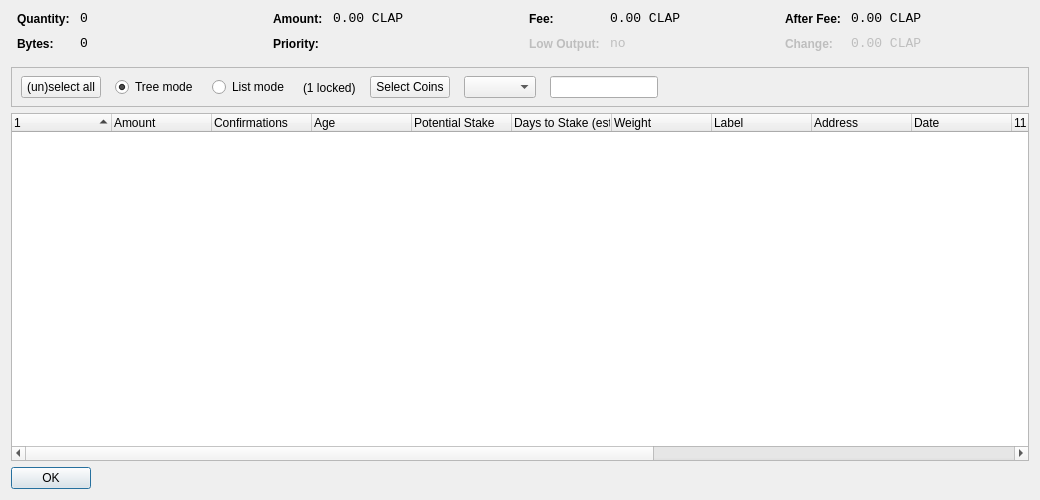
<?xml version="1.0" encoding="UTF-8"?>
<ui version="4.0">
 <class>CoinControlDialog</class>
 <widget class="QDialog" name="CoinControlDialog">
  <property name="geometry">
   <rect>
    <x>0</x>
    <y>0</y>
    <width>1040</width>
    <height>500</height>
   </rect>
  </property>
  <property name="windowTitle">
   <string>Coin Control</string>
  </property>
  <layout class="QVBoxLayout" name="verticalLayout">
   <item>
    <layout class="QHBoxLayout" name="horizontalLayoutTop" stretch="0,0,0,0">
     <property name="topMargin">
      <number>0</number>
     </property>
     <property name="bottomMargin">
      <number>10</number>
     </property>
     <item>
      <layout class="QFormLayout" name="formLayoutCoinControl1">
       <property name="horizontalSpacing">
        <number>10</number>
       </property>
       <property name="verticalSpacing">
        <number>10</number>
       </property>
       <property name="leftMargin">
        <number>6</number>
       </property>
       <property name="rightMargin">
        <number>6</number>
       </property>
       <item row="0" column="0">
        <widget class="QLabel" name="labelCoinControlQuantityText">
         <property name="styleSheet">
          <string notr="true">font-weight:bold;</string>
         </property>
         <property name="text">
          <string>Quantity:</string>
         </property>
        </widget>
       </item>
       <item row="0" column="1">
        <widget class="QLabel" name="labelCoinControlQuantity">
         <property name="font">
          <font>
           <family>Monospace</family>
           <pointsize>10</pointsize>
          </font>
         </property>
         <property name="cursor">
          <cursorShape>IBeamCursor</cursorShape>
         </property>
         <property name="contextMenuPolicy">
          <enum>Qt::ActionsContextMenu</enum>
         </property>
         <property name="text">
          <string notr="true">0</string>
         </property>
         <property name="textInteractionFlags">
          <set>Qt::LinksAccessibleByMouse|Qt::TextSelectableByKeyboard|Qt::TextSelectableByMouse</set>
         </property>
        </widget>
       </item>
       <item row="1" column="0">
        <widget class="QLabel" name="labelCoinControlBytesText">
         <property name="styleSheet">
          <string notr="true">font-weight:bold;</string>
         </property>
         <property name="text">
          <string>Bytes:</string>
         </property>
        </widget>
       </item>
       <item row="1" column="1">
        <widget class="QLabel" name="labelCoinControlBytes">
         <property name="font">
          <font>
           <family>Monospace</family>
           <pointsize>10</pointsize>
          </font>
         </property>
         <property name="cursor">
          <cursorShape>IBeamCursor</cursorShape>
         </property>
         <property name="contextMenuPolicy">
          <enum>Qt::ActionsContextMenu</enum>
         </property>
         <property name="text">
          <string notr="true">0</string>
         </property>
         <property name="textInteractionFlags">
          <set>Qt::LinksAccessibleByMouse|Qt::TextSelectableByKeyboard|Qt::TextSelectableByMouse</set>
         </property>
        </widget>
       </item>
      </layout>
     </item>
     <item>
      <layout class="QFormLayout" name="formLayoutCoinControl2">
       <property name="horizontalSpacing">
        <number>10</number>
       </property>
       <property name="verticalSpacing">
        <number>10</number>
       </property>
       <property name="leftMargin">
        <number>6</number>
       </property>
       <property name="rightMargin">
        <number>6</number>
       </property>
       <item row="0" column="0">
        <widget class="QLabel" name="labelCoinControlAmountText">
         <property name="styleSheet">
          <string notr="true">font-weight:bold;</string>
         </property>
         <property name="text">
          <string>Amount:</string>
         </property>
        </widget>
       </item>
       <item row="0" column="1">
        <widget class="QLabel" name="labelCoinControlAmount">
         <property name="font">
          <font>
           <family>Monospace</family>
           <pointsize>10</pointsize>
          </font>
         </property>
         <property name="cursor">
          <cursorShape>IBeamCursor</cursorShape>
         </property>
         <property name="contextMenuPolicy">
          <enum>Qt::ActionsContextMenu</enum>
         </property>
         <property name="text">
          <string notr="true">0.00 CLAP</string>
         </property>
         <property name="textInteractionFlags">
          <set>Qt::LinksAccessibleByMouse|Qt::TextSelectableByKeyboard|Qt::TextSelectableByMouse</set>
         </property>
        </widget>
       </item>
       <item row="1" column="0">
        <widget class="QLabel" name="labelCoinControlPriorityText">
         <property name="styleSheet">
          <string notr="true">font-weight:bold;</string>
         </property>
         <property name="text">
          <string>Priority:</string>
         </property>
        </widget>
       </item>
       <item row="1" column="1">
        <widget class="QLabel" name="labelCoinControlPriority">
         <property name="font">
          <font>
           <family>Monospace</family>
           <pointsize>10</pointsize>
          </font>
         </property>
         <property name="cursor">
          <cursorShape>IBeamCursor</cursorShape>
         </property>
         <property name="contextMenuPolicy">
          <enum>Qt::ActionsContextMenu</enum>
         </property>
         <property name="text">
          <string/>
         </property>
         <property name="textInteractionFlags">
          <set>Qt::LinksAccessibleByMouse|Qt::TextSelectableByKeyboard|Qt::TextSelectableByMouse</set>
         </property>
        </widget>
       </item>
      </layout>
     </item>
     <item>
      <layout class="QFormLayout" name="formLayoutCoinControl3">
       <property name="horizontalSpacing">
        <number>10</number>
       </property>
       <property name="verticalSpacing">
        <number>10</number>
       </property>
       <property name="leftMargin">
        <number>6</number>
       </property>
       <property name="rightMargin">
        <number>6</number>
       </property>
       <item row="0" column="0">
        <widget class="QLabel" name="labelCoinControlFeeText">
         <property name="styleSheet">
          <string notr="true">font-weight:bold;</string>
         </property>
         <property name="text">
          <string>Fee:</string>
         </property>
        </widget>
       </item>
       <item row="0" column="1">
        <widget class="QLabel" name="labelCoinControlFee">
         <property name="font">
          <font>
           <family>Monospace</family>
           <pointsize>10</pointsize>
          </font>
         </property>
         <property name="cursor">
          <cursorShape>IBeamCursor</cursorShape>
         </property>
         <property name="contextMenuPolicy">
          <enum>Qt::ActionsContextMenu</enum>
         </property>
         <property name="text">
          <string notr="true">0.00 CLAP</string>
         </property>
         <property name="textInteractionFlags">
          <set>Qt::LinksAccessibleByMouse|Qt::TextSelectableByKeyboard|Qt::TextSelectableByMouse</set>
         </property>
        </widget>
       </item>
       <item row="1" column="0">
        <widget class="QLabel" name="labelCoinControlLowOutputText">
         <property name="enabled">
          <bool>false</bool>
         </property>
         <property name="styleSheet">
          <string notr="true">font-weight:bold;</string>
         </property>
         <property name="text">
          <string>Low Output:</string>
         </property>
        </widget>
       </item>
       <item row="1" column="1">
        <widget class="QLabel" name="labelCoinControlLowOutput">
         <property name="enabled">
          <bool>false</bool>
         </property>
         <property name="font">
          <font>
           <family>Monospace</family>
           <pointsize>10</pointsize>
          </font>
         </property>
         <property name="cursor">
          <cursorShape>IBeamCursor</cursorShape>
         </property>
         <property name="contextMenuPolicy">
          <enum>Qt::ActionsContextMenu</enum>
         </property>
         <property name="text">
          <string notr="true">no</string>
         </property>
         <property name="textInteractionFlags">
          <set>Qt::LinksAccessibleByMouse|Qt::TextSelectableByKeyboard|Qt::TextSelectableByMouse</set>
         </property>
        </widget>
       </item>
      </layout>
     </item>
     <item>
      <layout class="QFormLayout" name="formLayoutCoinControl4">
       <property name="horizontalSpacing">
        <number>10</number>
       </property>
       <property name="verticalSpacing">
        <number>10</number>
       </property>
       <property name="leftMargin">
        <number>6</number>
       </property>
       <property name="rightMargin">
        <number>6</number>
       </property>
       <item row="0" column="0">
        <widget class="QLabel" name="labelCoinControlAfterFeeText">
         <property name="styleSheet">
          <string notr="true">font-weight:bold;</string>
         </property>
         <property name="text">
          <string>After Fee:</string>
         </property>
        </widget>
       </item>
       <item row="0" column="1">
        <widget class="QLabel" name="labelCoinControlAfterFee">
         <property name="font">
          <font>
           <family>Monospace</family>
           <pointsize>10</pointsize>
          </font>
         </property>
         <property name="cursor">
          <cursorShape>IBeamCursor</cursorShape>
         </property>
         <property name="contextMenuPolicy">
          <enum>Qt::ActionsContextMenu</enum>
         </property>
         <property name="text">
          <string notr="true">0.00 CLAP</string>
         </property>
         <property name="textInteractionFlags">
          <set>Qt::LinksAccessibleByMouse|Qt::TextSelectableByKeyboard|Qt::TextSelectableByMouse</set>
         </property>
        </widget>
       </item>
       <item row="1" column="0">
        <widget class="QLabel" name="labelCoinControlChangeText">
         <property name="enabled">
          <bool>false</bool>
         </property>
         <property name="styleSheet">
          <string notr="true">font-weight:bold;</string>
         </property>
         <property name="text">
          <string>Change:</string>
         </property>
        </widget>
       </item>
       <item row="1" column="1">
        <widget class="QLabel" name="labelCoinControlChange">
         <property name="enabled">
          <bool>false</bool>
         </property>
         <property name="font">
          <font>
           <family>Monospace</family>
           <pointsize>10</pointsize>
          </font>
         </property>
         <property name="cursor">
          <cursorShape>IBeamCursor</cursorShape>
         </property>
         <property name="contextMenuPolicy">
          <enum>Qt::ActionsContextMenu</enum>
         </property>
         <property name="text">
          <string notr="true">0.00 CLAP</string>
         </property>
         <property name="textInteractionFlags">
          <set>Qt::LinksAccessibleByMouse|Qt::TextSelectableByKeyboard|Qt::TextSelectableByMouse</set>
         </property>
        </widget>
       </item>
      </layout>
     </item>
    </layout>
   </item>
   <item>
    <widget class="QFrame" name="frame">
     <property name="minimumSize">
      <size>
       <width>0</width>
       <height>40</height>
      </size>
     </property>
     <property name="frameShape">
      <enum>QFrame::StyledPanel</enum>
     </property>
     <property name="frameShadow">
      <enum>QFrame::Sunken</enum>
     </property>
     <widget class="QWidget" name="horizontalLayoutWidget">
      <property name="geometry">
       <rect>
        <x>10</x>
        <y>0</y>
        <width>781</width>
        <height>41</height>
       </rect>
      </property>
      <layout class="QHBoxLayout" name="horizontalLayoutPanel" stretch="0,0,0,0,0,0,0">
       <property name="spacing">
        <number>14</number>
       </property>
       <item>
        <widget class="QPushButton" name="pushButtonSelectAll">
         <property name="sizePolicy">
          <sizepolicy hsizetype="Maximum" vsizetype="Fixed">
           <horstretch>0</horstretch>
           <verstretch>0</verstretch>
          </sizepolicy>
         </property>
         <property name="text">
          <string>(un)select all</string>
         </property>
        </widget>
       </item>
       <item>
        <widget class="QRadioButton" name="radioTreeMode">
         <property name="sizePolicy">
          <sizepolicy hsizetype="Maximum" vsizetype="Fixed">
           <horstretch>0</horstretch>
           <verstretch>0</verstretch>
          </sizepolicy>
         </property>
         <property name="text">
          <string>Tree mode</string>
         </property>
         <property name="checked">
          <bool>true</bool>
         </property>
        </widget>
       </item>
       <item>
        <widget class="QRadioButton" name="radioListMode">
         <property name="sizePolicy">
          <sizepolicy hsizetype="Maximum" vsizetype="Fixed">
           <horstretch>0</horstretch>
           <verstretch>0</verstretch>
          </sizepolicy>
         </property>
         <property name="text">
          <string>List mode</string>
         </property>
        </widget>
       </item>
	   
	   <item>
        <widget class="QLabel" name="labelLocked">
          <property name="text">
            <string notr="true">(1 locked)</string>
          </property>
        </widget>
       </item>
       <item>
        <widget class="QPushButton" name="pushButtonCustomCC">
         <property name="text">
          <string>Select Coins</string>
         </property>
        </widget>
       </item>
       <item>
        <widget class="QComboBox" name="QComboBoxFilterCoins"/>
       </item>
       <item>
        <widget class="QLineEdit" name="lineEditCustomCC">
         <property name="enabled">
          <bool>true</bool>
         </property>
         <property name="sizePolicy">
          <sizepolicy hsizetype="Fixed" vsizetype="Fixed">
           <horstretch>0</horstretch>
           <verstretch>0</verstretch>
          </sizepolicy>
         </property>
         <property name="baseSize">
          <size>
           <width>50</width>
           <height>0</height>
          </size>
         </property>
        </widget>
       </item>
	   
       <item>
        <spacer name="horizontalSpacer">
         <property name="orientation">
          <enum>Qt::Horizontal</enum>
         </property>
         <property name="sizeHint" stdset="0">
          <size>
           <width>40</width>
           <height>20</height>
          </size>
         </property>
        </spacer>
       </item>
      </layout>
     </widget>
    </widget>
   </item>
   <item>
    <widget class="CoinControlTreeWidget" name="treeWidget">
     <property name="contextMenuPolicy">
      <enum>Qt::CustomContextMenu</enum>
     </property>
     <property name="sortingEnabled">
      <bool>false</bool>
     </property>
     <property name="columnCount">
      <number>16</number>
     </property>
     <attribute name="headerShowSortIndicator" stdset="0">
      <bool>true</bool>
     </attribute>
     <attribute name="headerStretchLastSection">
      <bool>false</bool>
     </attribute>
     <column>
      <property name="text">
       <string/>
      </property>
     </column>
     <column>
      <property name="text">
       <string>Amount</string>
      </property>
     </column>
     <column>
      <property name="text">
      <string>Confirmations</string>
      </property>
      <property name="toolTip">
      <string>Confirmed</string>
      </property>
     </column>
     <column>
      <property name="text">
       <string>Age</string> /** age **/
      </property>
     </column>
	   <column>
      <property name="text">
       <string>Potential Stake</string>
      </property>
     </column>
  	 <column>
      <property name="text">
      <string>Days to Stake (est.)</string>
      </property>
     </column>
     <column>
      <property name="text">
       <string>Weight</string>
      </property>
     </column>
     <column>
      <property name="text">
       <string>Label</string>
      </property>
      </column>
     <column>
      <property name="text">
      <string>Address</string>
      </property>
     </column>
     <column>
      <property name="text">
       <string>Date</string>
      </property>
     </column>
     <column>
      <property name="text">
       <string/>
      </property>
     </column>
     <column>
      <property name="text">
       <string/>
      </property>
     </column>
     <column>
      <property name="text">
       <string>Priority</string>
      </property>
     </column>
     <column>
      <property name="text">
       <string/>
      </property>
     </column>
	 <column>
      <property name="text">
       <string/>
      </property>
     </column>
	 <column>
      <property name="text">
       <string/>
      </property>
     </column>
    </widget>
   </item>
   <item>
    <widget class="QDialogButtonBox" name="buttonBox">
     <property name="sizePolicy">
      <sizepolicy hsizetype="Maximum" vsizetype="Fixed">
       <horstretch>0</horstretch>
       <verstretch>0</verstretch>
      </sizepolicy>
     </property>
     <property name="orientation">
      <enum>Qt::Horizontal</enum>
     </property>
     <property name="standardButtons">
      <set>QDialogButtonBox::Ok</set>
     </property>
    </widget>
   </item>
  </layout>
 </widget>
 <customwidgets>
  <customwidget>
   <class>CoinControlTreeWidget</class>
   <extends>QTreeWidget</extends>
   <header>coincontroltreewidget.h</header>
  </customwidget>
 </customwidgets>
 <resources/>
 <connections/>
</ui>
